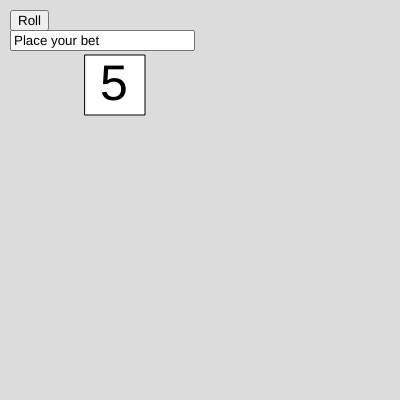
Frame 1 (no input)
Frame 60 (no input): identical to frame 1, image omitted
Frame 120 (the mouse pressed at the canvas centre since frame 60): identical to frame 1, image omitted

The p5.js sketch that drew this single still picture (run headless with seeded random() and noise() and a simulated clock; from frame 60 on, the mouse is pressed at the canvas centre):

// p5.js sketch
// ── sketch.js
let rndNum = 0;
let rollBtn;
let rollCounter = 0;
let isRolling = false;
let inp
function setup() {
  createCanvas(400, 400);
  rndNum = Math.ceil(random(6));
  rollBtn = createButton("Roll");
  rollBtn.position(10,10)
  rollBtn.mousePressed(newRoll);
  inp = createInput("Place your bet");
  inp.position(10,30)
}
function draw() {
  background(220);
  textSize(50);
  rect(85,55,60,60)
  text(rndNum, 100, 100);
  if (isRolling) {
    rndNum = Math.ceil(random(6));
    rollCounter += 1;
    if (rollCounter > 30) {
      //stop the rolling
      rndNum = Math.ceil(random(6));
      isRolling = false;
      rollCounter = 0;
    }
  }
}
function newRoll() {
  isRolling = true; 
}
